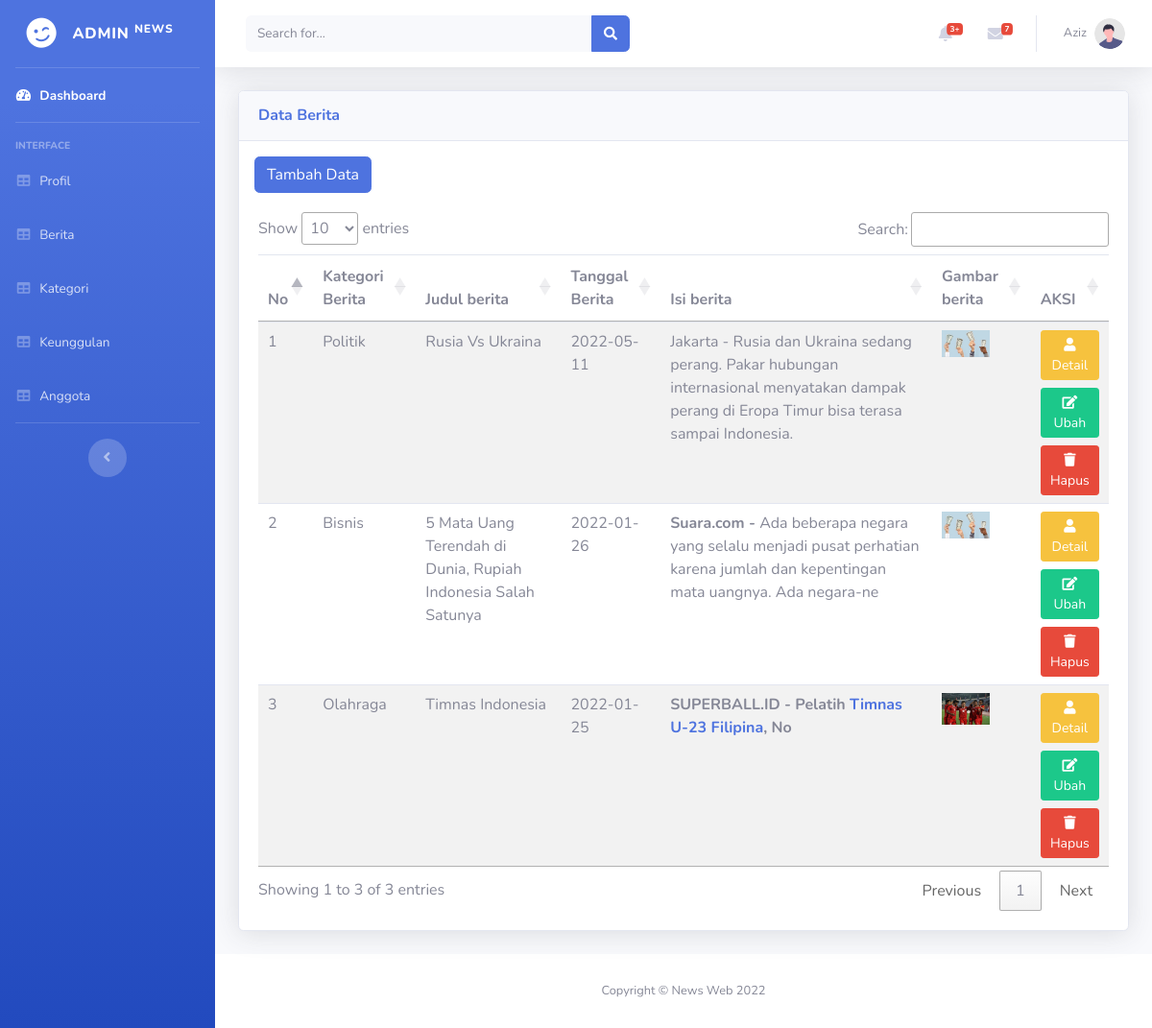
Screenshot of /backend/index.php?page=berita/data_berita (signed in) with the database file from the repository.
### tables this page shows
CREATE TABLE `tb_berita` (
  `id_berita` int(11) NOT NULL,
  `id_kategori` int(11) NOT NULL,
  `judul_berita` varchar(100) NOT NULL,
  `slug` varchar(255) NOT NULL,
  `tanggal_berita` date NOT NULL,
  `isi_berita` text NOT NULL,
  `gambar_berita` varchar(255) NOT NULL
);

CREATE TABLE `tb_kategori` (
  `id_kategori` int(11) NOT NULL,
  `judul_kategori` varchar(100) NOT NULL
);

### backend/index.php (called while the page is built, shortened)
<?php
include "component/header.php";
include "component/sidebar.php";
include "content.php";
include "component/footer.php";

### backend/berita/data_berita.php (the view)
<?php
include "koneksi.php";
$no = 0;
$query = mysqli_query($koneksi, "SELECT * FROM tb_berita a JOIN tb_kategori b
ON a.id_kategori=b.id_kategori ORDER BY id_berita DESC");
?>
<div class="container-fluid">
    <div class="card shadow mb-4">
        <div class="card-header py-3">
            <h6 class="m-0 font-weight-bold text-primary">Data Berita</h6>
        </div>
        <div class="ml-3 mt-3">
            <a href="index.php?page=berita/tambah_berita">
                <button type="button" class="btn btn-primary">Tambah Data</button>
            </a>
        </div>
        <div class="card-body">
            <table class="table table-striped" id="myTable">
                <thead>
                    <th>No</th>
                    <th>Kategori Berita</th>
                    <th>Judul berita</th>
                    <th>Tanggal Berita</th>
                    <th>Isi berita</th>
                    <th>Gambar berita</th>
                    <th>AKSI</th>
                </thead>
                <tbody>
                    <?php
                    while ($row = mysqli_fetch_array($query)) {
                    ?>
                        <tr>
                            <td><?= $no = $no + 1; ?></td>
                            <td><?= $row['judul_kategori'] ?></td>
                            <td><?= $row['judul_berita']; ?></td>
                            <td><?= $row['tanggal_berita'] ?></td>
                            <td><?= substr($row['isi_berita'], 0, 150); ?></td>
                            <td><img src="../assets/backend/img/<?= $row['gambar_berita']; ?>" width="50"> </td>
                            <td>
                                <a href="index.php?page=berita/detail_berita&id_berita=<?= $row['id_berita']; ?>" class="btn btn-warning btn-sm btn-block" role="button" title="Detail Data"><i class="fa fa-user"></i> Detail</a>
                                <a href="index.php?page=berita/ubah_berita&id_berita=<?= $row['id_berita']; ?>" class="btn btn-success btn-sm btn-block" role="button" title="Ubah Data"><i class="fa fa-edit"></i> Ubah</a>
                                <a href="berita/hapus_berita.php?id_berita=<?= $row['id_berita']; ?>" class="btn btn-danger btn-sm btn-block" role="button" title="Hapus Data">
                                    <i class="fa fa-trash"></i> Hapus</a>
                            </td>
                        </tr>
                    <?php } ?>
                </tbody>
            </table>
        </div>
    </div>
</div>

### rows the page displays
tb_berita: id_kategori.judul_kategori "Politik", judul_berita "Rusia Vs Ukraina", tanggal_berita "2022-05-11", isi_berita "Jakarta - Rusia dan Ukraina sedang perang. Pakar hubungan internasional menyatakan dampak perang di Eropa Timur bisa terasa sampai Indonesia.", gambar_berita (picture)
tb_berita: no "2", id_kategori.judul_kategori "Bisnis", judul_berita "5 Mata Uang Terendah di Dunia, Rupiah Indonesia Salah Satunya", tanggal_berita "2022-01-26", isi_berita "Suara.com - Ada beberapa negara yang selalu menjadi pusat perhatian karena jumlah dan kepentingan mata uangnya. Ada negara-ne", gambar_berita (picture)
tb_berita: no "3", id_kategori.judul_kategori "Olahraga", judul_berita "Timnas Indonesia", tanggal_berita "2022-01-25", isi_berita "SUPERBALL.ID - Pelatih Timnas U-23 Filipina , No", gambar_berita (picture)

### other values shown
$_SESSION['username'] "Aziz"
